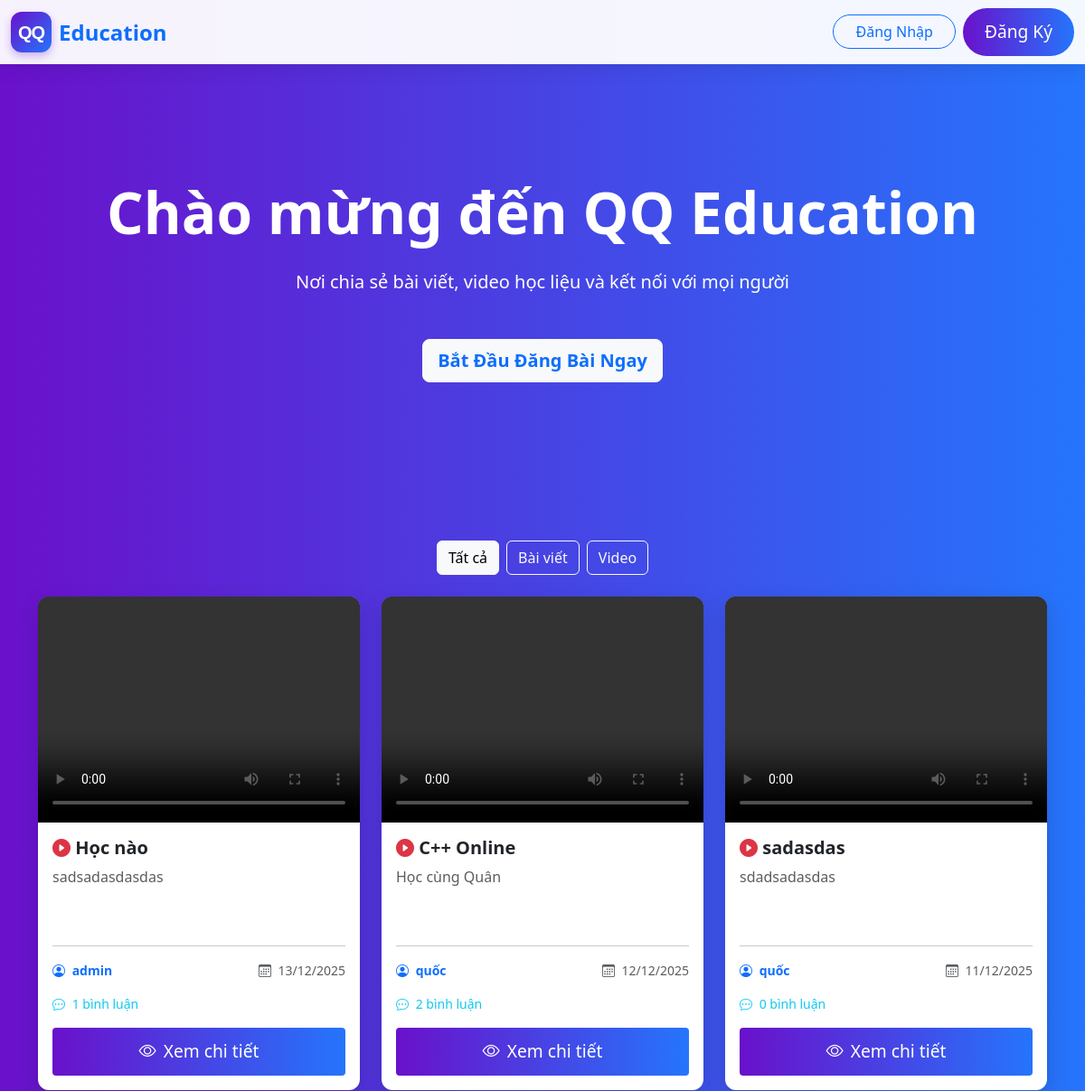
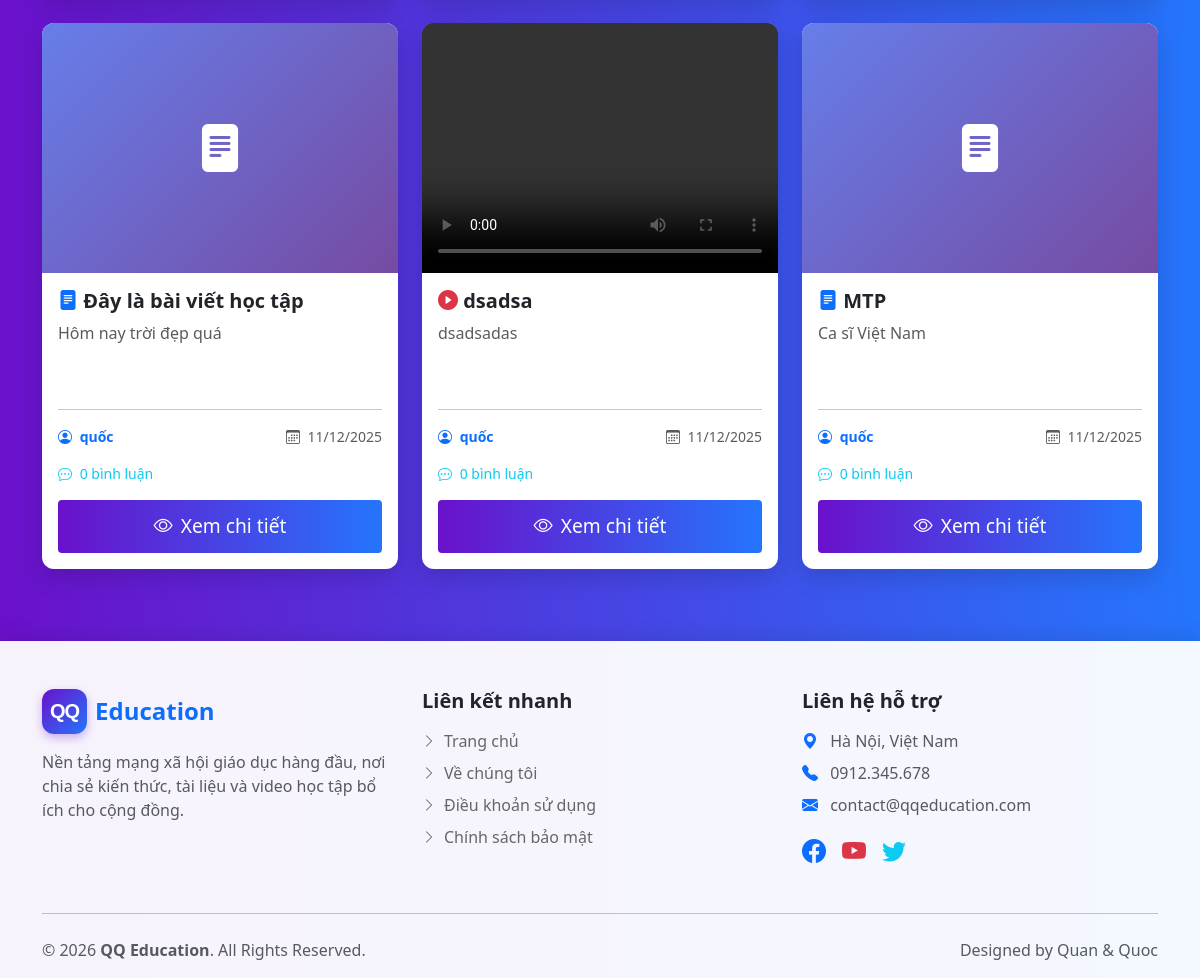
The page / on the database its author committed (2 pictures, top to bottom).
### tables this page shows
CREATE TABLE `posts` (
  `id` int(11) NOT NULL,
  `user_id` int(11) NOT NULL,
  `title` varchar(255) NOT NULL,
  `content` text DEFAULT NULL,
  `type` varchar(20) NOT NULL DEFAULT 'text',
  `video_url` varchar(500) DEFAULT NULL,
  `status` tinyint(4) DEFAULT 1,
  `created_at` datetime DEFAULT current_timestamp(),
  `updated_at` datetime DEFAULT current_timestamp() ON UPDATE current_timestamp()
);

CREATE TABLE `users` (
  `id` int(11) NOT NULL,
  `username` varchar(100) NOT NULL,
  `email` varchar(255) NOT NULL,
  `password` varchar(255) NOT NULL,
  `role_id` int(11) DEFAULT NULL,
  `role_level` tinyint(4) DEFAULT 1,
  `created_at` datetime DEFAULT current_timestamp(),
  `updated_at` datetime DEFAULT current_timestamp() ON UPDATE current_timestamp(),
  `status` varchar(50) DEFAULT 'active'
);

### index.php (the view, shortened to what this page needs)
<?php
include 'config.php';
if (isset($_SESSION['user_id'])) {
    $link_action = "./posts/cu_post.php";
} else {
    $link_action = "./auth/register.php";
}
?>
<!DOCTYPE html>
<html lang="vi">
<head>
    <link href="https://cdn.jsdelivr.net/npm/bootstrap@5.3.3/dist/css/bootstrap.min.css" rel="stylesheet">
    <link rel="stylesheet" href="https://cdn.jsdelivr.net/npm/bootstrap-icons@1.11.3/font/bootstrap-icons.css">
</head>
<body>
    <nav class="navbar navbar-expand-lg fixed-top">
        <div class="container-fluid">
            <a class="navbar-brand d-flex align-items-center" href="index.php">
                <div style="width: 45px; height: 45px; background: linear-gradient(135deg, #6a11cb 0%, #2575fc 100%); border-radius: 12px; display: flex; align-items: center; justify-content: center; box-shadow: 0 4px 10px rgba(106, 17, 203, 0.3);">
                    <span style="color: white; font-weight: 900; font-family: sans-serif; font-size: 20px; letter-spacing: -1px;">QQ</span>
                </div>
                <span class="ms-2 fw-bold fs-4 text-primary">Education</span>
            </a>
            <div class="collapse navbar-collapse" id="navbarNav">
                <div class="ms-auto d-flex align-items-center">
                    <?php if (isset($_SESSION['user_id'])): ?>
                        <div class="dropdown">
                            <button class="btn btn-light dropdown-toggle d-flex align-items-center gap-2 rounded-pill px-3" type="button" data-bs-toggle="dropdown" aria-expanded="false">
                                <i class="bi bi-person-circle fs-5 text-primary"></i>
                                <span class="fw-bold text-dark">
                                    <?php echo htmlspecialchars($_SESSION['username']); ?>
                                </span>
                            </button>
                            <ul class="dropdown-menu dropdown-menu-end shadow-lg border-0 mt-2">
                                <li>
                                    <h6 class="dropdown-header">Tài khoản của tôi</h6>
                                </li>
                                <li>
                                    <a class="dropdown-item py-2" href="./user/profile.php">
                                        <i class="bi bi-gear-wide-connected me-2 text-secondary"></i> Cài đặt tài khoản
                                    </a>
                                </li>
                                <li>
                                    <a class="dropdown-item py-2" href="./auth/change_password.php">
                                        <i class="bi bi-key-fill me-2 text-warning"></i> Đổi mật khẩu
                                    </a>
                                </li>
                                <li>
                                    <hr class="dropdown-divider">
                                </li>
                                <li>
                                    <a class="dropdown-item py-2 text-danger fw-bold" href="./auth/logout.php">
                                        <i class="bi bi-box-arrow-right me-2"></i> Đăng Xuất
                                    </a>
                                </li>
                            </ul>
                        </div>
                    <?php else: ?>
                        <a href="./auth/login.php" class="btn btn-outline-primary me-2 rounded-pill px-4">Đăng Nhập</a>
                        <a href="./auth/register.php" class="btn btn-primary rounded-pill px-4">Đăng Ký</a>
                    <?php endif; ?>
                </div>
            </div>
        </div>
    </nav>
    <section class="hero-section">
        <div class="container">
            <h1 class="display-3 fw-bold mb-4">Chào mừng đến QQ Education</h1>
            <p class="lead mb-5">Nơi chia sẻ bài viết, video học liệu và kết nối với mọi người</p>
            <a href="<?php echo $link_action; ?>" class="btn btn-light text-primary fw-bold btn-lg">Bắt Đầu Đăng Bài Ngay</a>
        </div>
    </section>
    <div class="container my-5">
        <div class="mb-4 d-flex justify-content-center">
            <a href="index.php" class="btn btn-outline-light me-2 <?php echo !isset($_GET['type']) ? 'active' : ''; ?>">Tất cả</a>
            <a href="index.php?type=text" class="btn btn-outline-light me-2 <?php echo (isset($_GET['type']) && $_GET['type'] == 'text') ? 'active' : ''; ?>">Bài viết</a>
            <a href="index.php?type=video" class="btn btn-outline-light <?php echo (isset($_GET['type']) && $_GET['type'] == 'video') ? 'active' : ''; ?>">Video</a>
        </div>
        <div class="row">
            <?php
            $sql = "SELECT posts.*, users.username
                    FROM posts
                    JOIN users ON posts.user_id = users.id";
            $sql .= " ORDER BY posts.created_at DESC";
            $query = mysqli_query($conn, $sql);
            if (mysqli_num_rows($query) > 0) {
                while ($row = mysqli_fetch_assoc($query)) {
                    $comment_count_sql = "SELECT COUNT(*) as count FROM comments WHERE post_id = " . $row['id'];
                    $comment_count_result = mysqli_query($conn, $comment_count_sql);
                    $comment_count = mysqli_fetch_assoc($comment_count_result)['count'];
            ?>
                    <div class="col-md-6 col-lg-4 mb-4">
                        <div class="post-card h-100 d-flex flex-column">
                            <?php if ($row['type'] == 'video' && !empty($row['video_url'])): ?>
                                <video class="w-100" style="height: 250px; object-fit: cover; background: #000;" controls>
                                    <source src="./uploads/<?php echo htmlspecialchars($row['video_url']); ?>" type="video/mp4">
                                </video>
                            <?php elseif ($row['type'] == 'video'): ?>
                                <img src="https://via.placeholder.com/400x200?text=VIDEO+POST" class="w-100">
                            <?php else: ?>
                                <div style="background: linear-gradient(135deg, #667eea 0%, #764ba2 100%); height: 250px; display: flex; align-items: center; justify-content: center;">
                                    <div class="text-white text-center p-3">
                                        <i class="bi bi-file-text-fill" style="font-size: 3rem;"></i>
                                    </div>
                                </div>
                            <?php endif; ?>
                            <div class="p-3 flex-grow-1 d-flex flex-column">
                                <h5 class="fw-bold">
                                    <?php if ($row['type'] == 'video') echo '<i class="bi bi-play-circle-fill text-danger"></i> '; ?>
                                    <?php if ($row['type'] == 'text') echo '<i class="bi bi-file-text-fill text-primary"></i> '; ?>
                                    <?php echo htmlspecialchars($row['title']); ?>
                                </h5>
                                <p class="text-muted flex-grow-1" style="word-wrap: break-word; overflow-wrap: break-word;">
                                    <?php echo mb_strimwidth(htmlspecialchars($row['content']), 0, 100, "..."); ?>
                                </p>
                                <hr>
                                <div class="d-flex justify-content-between align-items-center mb-3">
                                    <small class="text-primary fw-bold">
                                        <i class="bi bi-person-circle me-1"></i>
                                        <?php echo htmlspecialchars($row['username']); ?>
                                    </small>
                                    <small class="text-muted">
                                        <i class="bi bi-calendar3 me-1"></i>
                                        <?php echo date('d/m/Y', strtotime($row['created_at'])); ?>
                                    </small>
                                </div>
                                <div class="d-flex justify-content-between align-items-center mb-3">
                                    <small class="text-info">
                                        <i class="bi bi-chat-dots me-1"></i>
                                        <?php echo $comment_count; ?> bình luận
                                    </small>
                                </div>
                                <a href="./posts/detailed_post.php?id=<?php echo $row['id']; ?>" class="btn btn-primary btn-sm w-100">
                                    <i class="bi bi-eye me-2"></i>Xem chi tiết
                                </a>
                            </div>
                        </div>
                    </div>
            <?php
                }
            } else {
                echo '<p class="text-center text-white">Không tìm thấy bài viết nào.</p>';
            }
            ?>
        </div>
    </div>
    <footer class="footer">
        <div class="container">
            <div class="row">
                <div class="col-lg-4 col-md-6 mb-4">
                    <a href="#" class="d-flex align-items-center mb-3 text-decoration-none">
                        <div style="width: 45px; height: 45px; background: linear-gradient(135deg, #6a11cb 0%, #2575fc 100%); border-radius: 12px; display: flex; align-items: center; justify-content: center; box-shadow: 0 4px 10px rgba(106, 17, 203, 0.3);">
                            <span style="color: white; font-weight: 900; font-family: sans-serif; font-size: 20px; letter-spacing: -1px;">QQ</span>
                        </div>
                        <span class="fs-4 fw-bold text-primary ms-2">Education</span>
                    </a>
                    <p class="text-muted">
                        Nền tảng mạng xã hội giáo dục hàng đầu, nơi chia sẻ kiến thức, tài liệu và video học tập bổ ích cho cộng đồng.
                    </p>
                </div>
                <div class="col-lg-4 col-md-6 mb-4">
                    <h5 class="fw-bold mb-3">Liên kết nhanh</h5>
                    <ul class="list-unstyled">
                        <li class="mb-2"><a href="index.php"><i class="bi bi-chevron-right small me-2"></i>Trang chủ</a></li>
                        <li class="mb-2"><a href="#"><i class="bi bi-chevron-right small me-2"></i>Về chúng tôi</a></li>
                        <li class="mb-2"><a href="#"><i class="bi bi-chevron-right small me-2"></i>Điều khoản sử dụng</a></li>
                        <li class="mb-2"><a href="#"><i class="bi bi-chevron-right small me-2"></i>Chính sách bảo mật</a></li>
                    </ul>
                </div>
                <div class="col-lg-4 col-md-12">
                    <h5 class="fw-bold mb-3">Liên hệ hỗ trợ</h5>
                    <p class="text-muted mb-2"><i class="bi bi-geo-alt-fill text-primary me-2"></i> Hà Nội, Việt Nam</p>
                    <p class="text-muted mb-2"><i class="bi bi-telephone-fill text-primary me-2"></i> 0912.345.678</p>
                    <p class="text-muted mb-3"><i class="bi bi-envelope-fill text-primary me-2"></i> contact@qqeducation.com</p>
                    <div class="d-flex gap-3">
                        <a href="#" class="fs-4 text-primary"><i class="bi bi-facebook"></i></a>
                        <a href="#" class="fs-4 text-danger"><i class="bi bi-youtube"></i></a>
                        <a href="#" class="fs-4 text-info"><i class="bi bi-twitter"></i></a>
                    </div>
                </div>
            </div>
            <hr class="my-4">
            <div class="row align-items-center">
                <div class="col-md-6 text-center text-md-start text-muted">
                    &copy; 2026 <strong>QQ Education</strong>. All Rights Reserved.
                </div>
                <div class="col-md-6 text-center text-md-end text-muted">
                    Designed by Quan & Quoc
                </div>
            </div>
        </div>
    </footer>
</body>
</html>

### index.php (style rules this page uses)
body { background: linear-gradient(to right, #6a11cb, #2575fc); min-height: 100vh; margin: 0; padding-top: 70px; }
.navbar { background: rgba(255, 255, 255, 0.95); box-shadow: 0 4px 20px rgba(0, 0, 0, 0.1); }
.hero-section { min-height: 60vh; display: flex; align-items: center; justify-content: center; text-align: center; color: white; }
.btn-primary { background: linear-gradient(to right, #6a11cb, #2575fc); border: none; padding: 12px 30px; font-size: 1.2rem; }
.post-card { background: white; border-radius: 12px; overflow: hidden; box-shadow: 0 8px 25px rgba(0, 0, 0, 0.15); margin-bottom: 2rem; transition: transform 0.3s; }
.footer { background: rgba(255, 255, 255, 0.95); box-shadow: 0 -4px 20px rgba(0, 0, 0, 0.1); margin-top: auto; padding-top: 3rem; padding-bottom: 1rem; }
.footer a { text-decoration: none; color: #666; transition: color 0.3s; }

### rows shown on the page
posts: type "video" (drawn), title "Học nào", content "sadsadasdasdas", user.username "admin", created_at "13/12/2025", comment_count "1"
posts: type "video" (drawn), title "C++ Online", content "Học cùng Quân", user.username "quốc", created_at "12/12/2025", comment_count "2"
posts: type "video" (drawn), title "sadasdas", content "sdadsadasdas", user.username "quốc", created_at "11/12/2025", comment_count "0"
posts: type "text" (drawn), title "Đây là bài viết học tập", content "Hôm nay trời đẹp quá", user.username "quốc", created_at "11/12/2025", comment_count "0"
posts: type "video" (drawn), title "dsadsa", content "dsadsadas", user.username "quốc", created_at "11/12/2025", comment_count "0"
posts: type "text" (drawn), title "MTP", content "Ca sĩ Việt Nam", user.username "quốc", created_at "11/12/2025", comment_count "0"
